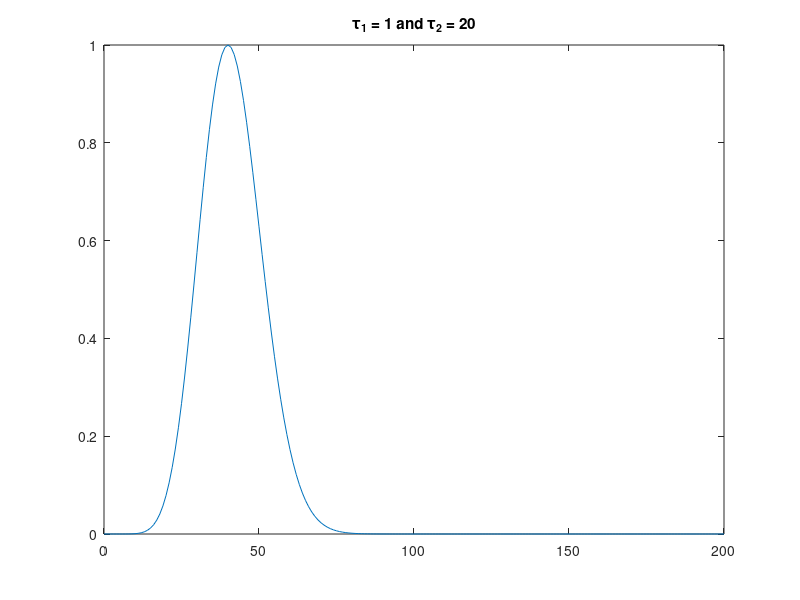

MATLAB code to generate this figure:
x = 0:200;
tau1 = 1;
tau2 = 20;
p = 8;
n = 0;
figure
% for tau1 = [10 100 200]
%     for tau2 = [10 30 50]
%         n = n + 1;
        kernel = (x./tau1).^p .* exp(-(x./tau2).^2);
        kernel = kernel ./ max(kernel);
        t_kernel = 0:length(kernel) - 1;
%         subplot(3,3,n)
        plot(t_kernel, kernel)
        title(sprintf('\\tau_1 = %g and \\tau_2 = %g', tau1, tau2))
%     end
% end
% error(t + t_kernel) = error(t + t_kernel) + instantaneous_error * kernel;
